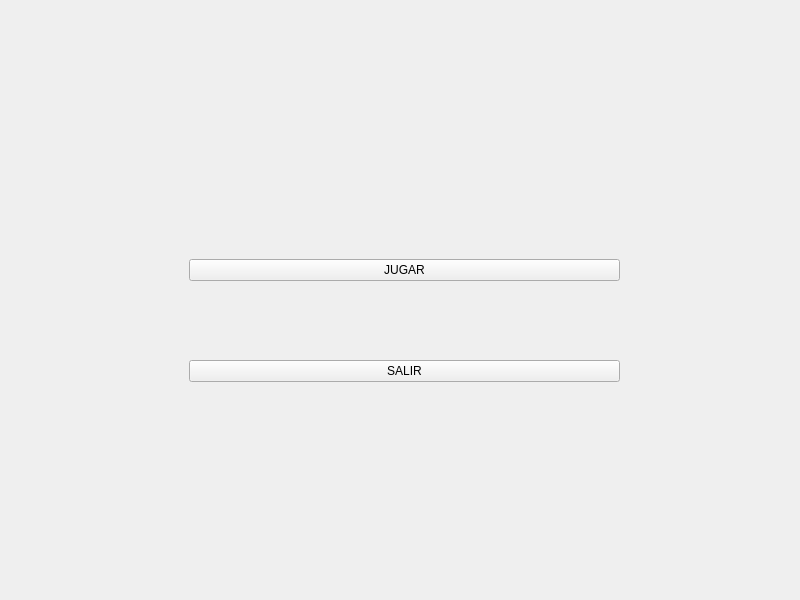
<?xml version="1.0" encoding="UTF-8"?>
<ui version="4.0">
 <class>Menu</class>
 <widget class="QWidget" name="Menu">
  <property name="geometry">
   <rect>
    <x>0</x>
    <y>0</y>
    <width>800</width>
    <height>600</height>
   </rect>
  </property>
  <property name="windowTitle">
   <string>Form</string>
  </property>
  <property name="styleSheet">
   <string notr="true"/>
  </property>
  <layout class="QHBoxLayout" name="horizontalLayout_2">
   <property name="spacing">
    <number>0</number>
   </property>
   <property name="leftMargin">
    <number>0</number>
   </property>
   <property name="topMargin">
    <number>0</number>
   </property>
   <property name="rightMargin">
    <number>0</number>
   </property>
   <property name="bottomMargin">
    <number>0</number>
   </property>
   <item>
    <widget class="QStackedWidget" name="stackedWidget">
     <widget class="QWidget" name="page">
      <property name="sizePolicy">
       <sizepolicy hsizetype="Preferred" vsizetype="Preferred">
        <horstretch>0</horstretch>
        <verstretch>0</verstretch>
       </sizepolicy>
      </property>
      <property name="styleSheet">
       <string notr="true">#page{
border-image: url(:/_025fe56e-7f50-405f-b902-336be60dd152.jfif);
aligment: AlignHCenter;
}</string>
      </property>
      <widget class="QWidget" name="verticalLayoutWidget_3">
       <property name="geometry">
        <rect>
         <x>189</x>
         <y>180</y>
         <width>431</width>
         <height>281</height>
        </rect>
       </property>
       <layout class="QVBoxLayout" name="verticalLayout_3">
        <property name="spacing">
         <number>0</number>
        </property>
        <item>
         <widget class="QPushButton" name="BotonJugar">
          <property name="text">
           <string>JUGAR</string>
          </property>
         </widget>
        </item>
        <item>
         <widget class="QPushButton" name="BotonSalir">
          <property name="text">
           <string>SALIR</string>
          </property>
         </widget>
        </item>
       </layout>
      </widget>
     </widget>
     <widget class="QWidget" name="page_2">
      <property name="styleSheet">
       <string notr="true">#page_2{
border-image: url(:/_025fe56e-7f50-405f-b902-336be60dd152.jfif);
}</string>
      </property>
      <widget class="QWidget" name="Widget5Botones" native="true">
       <property name="geometry">
        <rect>
         <x>280</x>
         <y>190</y>
         <width>239</width>
         <height>249</height>
        </rect>
       </property>
       <property name="styleSheet">
        <string notr="true">background-color: rgb(0, 0, 255);</string>
       </property>
       <widget class="QWidget" name="verticalLayoutWidget_4">
        <property name="geometry">
         <rect>
          <x>40</x>
          <y>50</y>
          <width>160</width>
          <height>131</height>
         </rect>
        </property>
        <layout class="QVBoxLayout" name="verticalLayout_4">
         <item>
          <widget class="QPushButton" name="BotonBaja">
           <property name="text">
            <string>BAJA</string>
           </property>
          </widget>
         </item>
         <item>
          <widget class="QPushButton" name="BotonMedia">
           <property name="text">
            <string>MEDIA</string>
           </property>
          </widget>
         </item>
         <item>
          <widget class="QPushButton" name="BotonAlta">
           <property name="text">
            <string>ALTA</string>
           </property>
          </widget>
         </item>
        </layout>
       </widget>
       <widget class="QWidget" name="horizontalLayoutWidget">
        <property name="geometry">
         <rect>
          <x>30</x>
          <y>190</y>
          <width>181</width>
          <height>51</height>
         </rect>
        </property>
        <layout class="QHBoxLayout" name="horizontalLayout">
         <item>
          <widget class="QPushButton" name="BotonAtras">
           <property name="text">
            <string>ATRAS</string>
           </property>
          </widget>
         </item>
         <item>
          <widget class="QPushButton" name="BotonContinuar">
           <property name="text">
            <string>CONTINUAR</string>
           </property>
          </widget>
         </item>
        </layout>
       </widget>
       <widget class="QLabel" name="label">
        <property name="geometry">
         <rect>
          <x>10</x>
          <y>20</y>
          <width>211</width>
          <height>20</height>
         </rect>
        </property>
        <property name="text">
         <string>seleccionar la dificultad</string>
        </property>
        <property name="alignment">
         <set>Qt::AlignCenter</set>
        </property>
       </widget>
      </widget>
     </widget>
    </widget>
   </item>
  </layout>
 </widget>
 <resources/>
 <connections/>
</ui>
